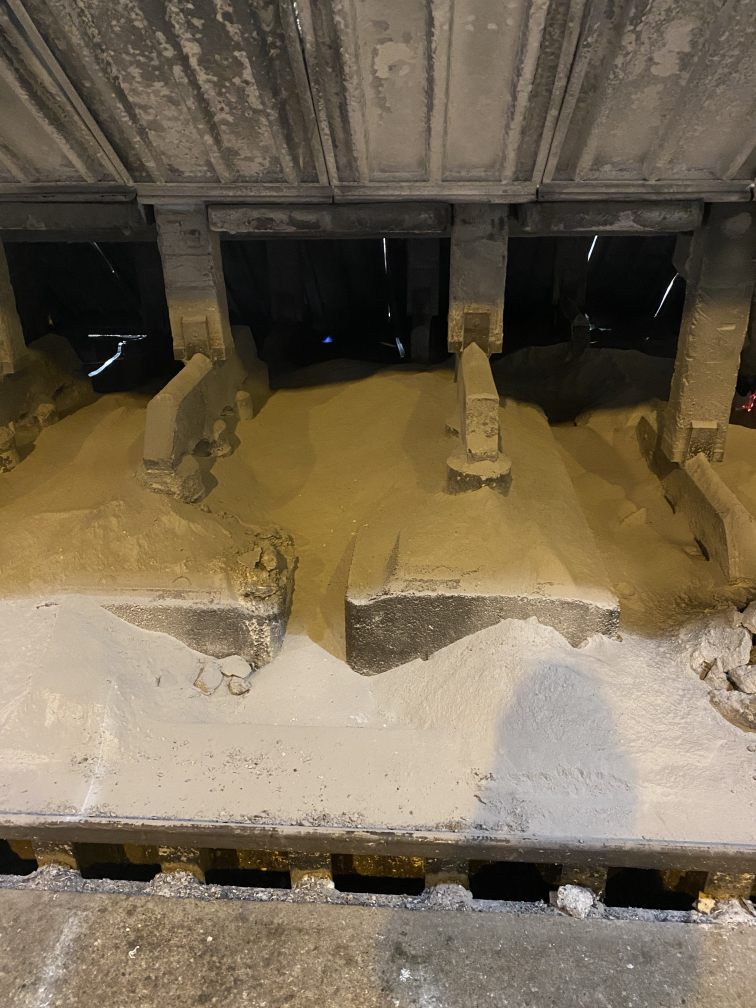
#> input picture Resources/Full_Image_set/IMG_3246.jpg, 3024 x 4032 px, found by its file name (shown at 1/4 size); its folder holds 4 pictures in this run
$ python Image_Resizer.py
#> lines starting #> are read from the running program, lines starting #| are printed output that depends on the picture
from PIL import Image
import os

input_folder = 'Resources/Full_image_set'
output_folder = 'Resources/Full_image_set_resized'
size = (1225, 816) # new size of the image

for filename in os.listdir(input_folder):
    if filename.startswith('GOP'):
        size = (1225, 816) # landscape size
    elif filename.startswith('IMG'):
        size = (816, 1225) # portrait size
    else:
        continue # skip files that don't match the pattern

    img = Image.open(os.path.join(input_folder, filename))
#> img is the input picture: PIL image 3024x4032 RGB; mean R, G, B 118.5, 105.2, 84.1
    w, h = img.size
#> w = 3024; h = 4032
    aspect_ratio = w / h
#> aspect_ratio = 0.75
    target_ratio = size[0] / size[1]

    if aspect_ratio > target_ratio:
        new_w = size[0]
        new_h = int(size[0] / aspect_ratio)
#> new_h = 1088
    else:
        new_w = int(size[1] * aspect_ratio)
        new_h = size[1]

    img_resized = img.resize((new_w, new_h), Image.LANCZOS)
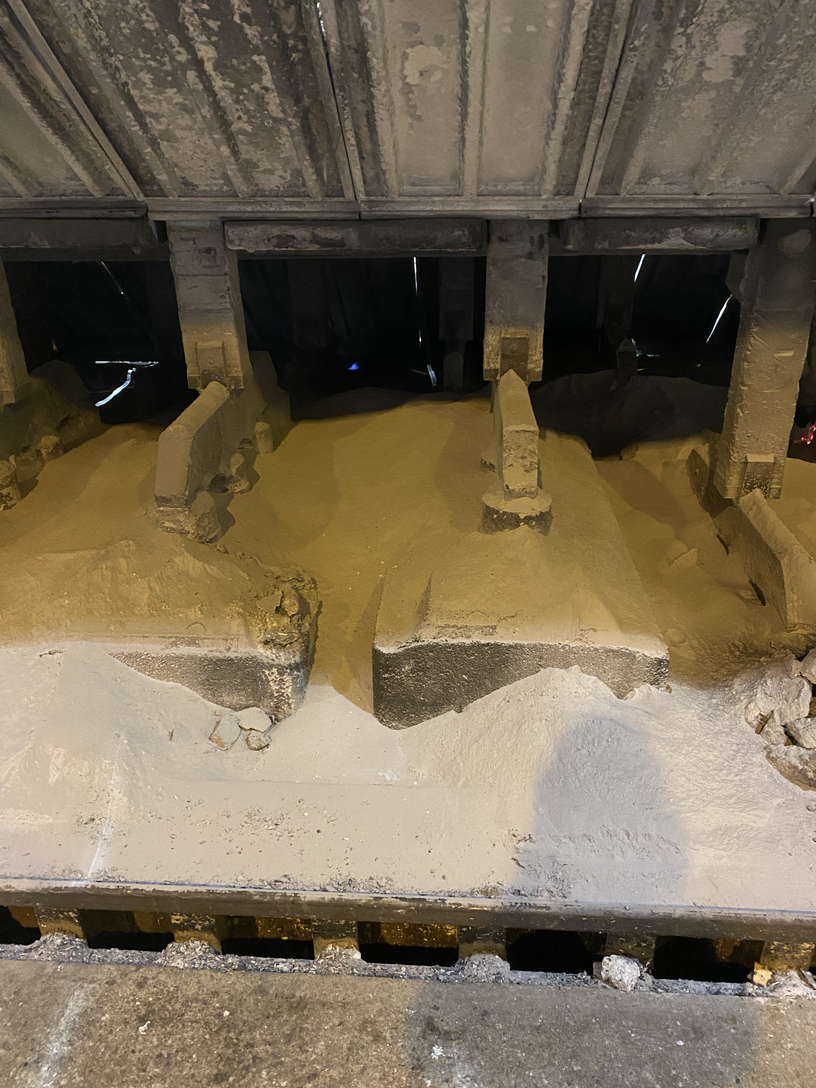
#> img_resized: PIL image 816x1088 RGB; mean R, G, B 118.5, 105.2, 84.1
    img_resized.save(os.path.join(output_folder, filename))
#> pass 2 of the loop `for filename in os.listdir(input_folder):`:
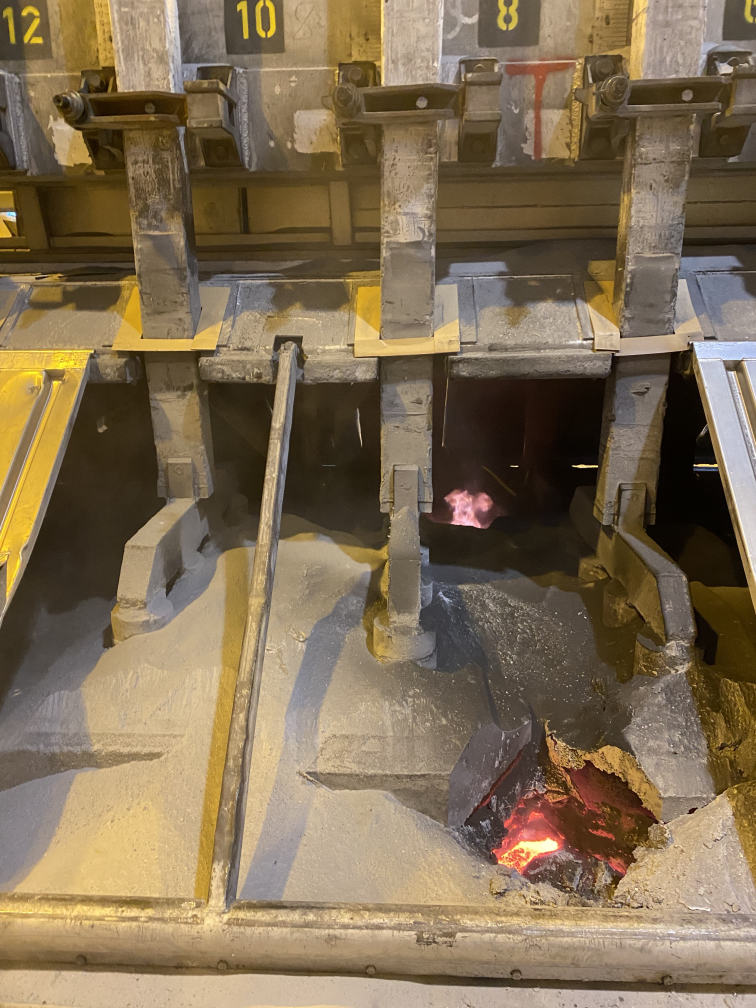
#> input picture Resources/Full_Image_set/IMG_3258.jpg, 3024 x 4032 px, found by its file name (shown at 1/4 size)
#> img is the input picture: PIL image 3024x4032 RGB; mean R, G, B 128.6, 110.3, 84
#> `img_resized = img.resize((new_w, new_h), Image.LANCZOS)`:
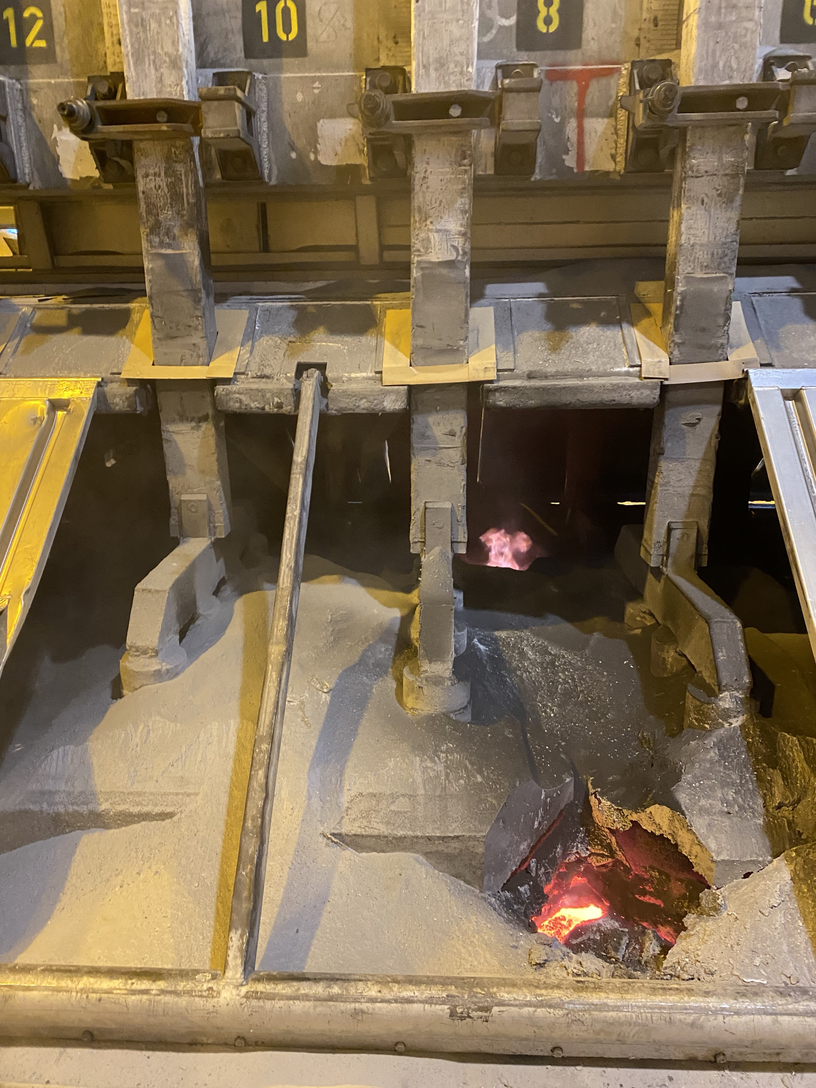
#> img_resized: PIL image 816x1088 RGB; mean R, G, B 128.6, 110.3, 84
#> pass 3 of the loop `for filename in os.listdir(input_folder):`:
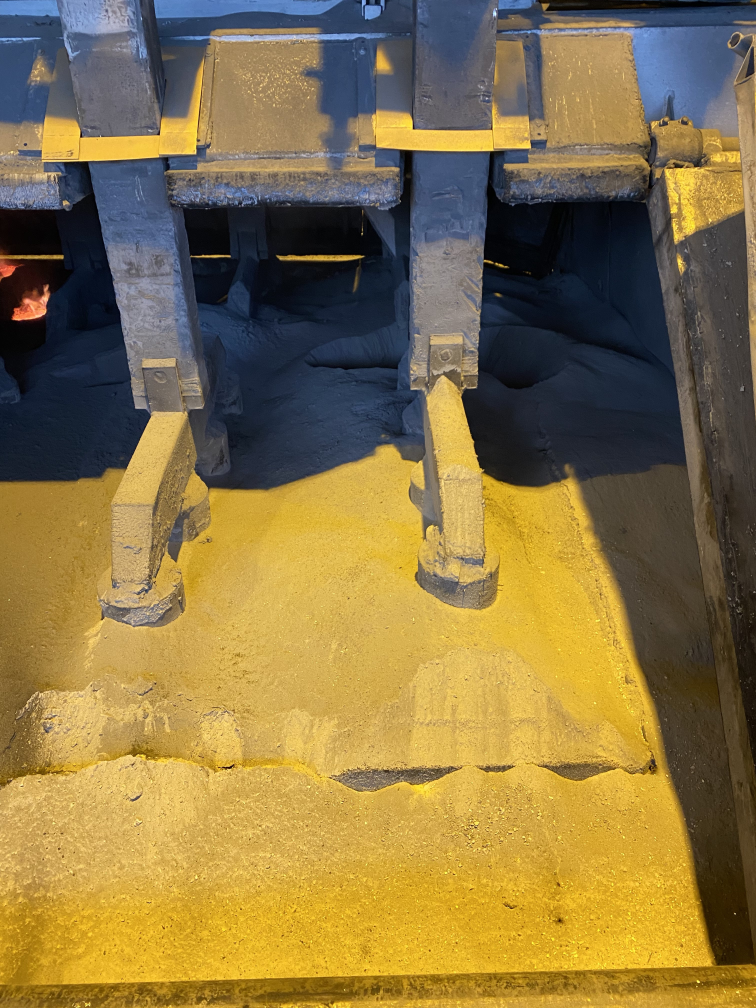
#> input picture Resources/Full_Image_set/IMG_3265.jpg, 3024 x 4032 px, found by its file name (shown at 1/4 size)
#> img is the input picture: PIL image 3024x4032 RGB; mean R, G, B 137.7, 117.6, 70
#> `img_resized = img.resize((new_w, new_h), Image.LANCZOS)`:
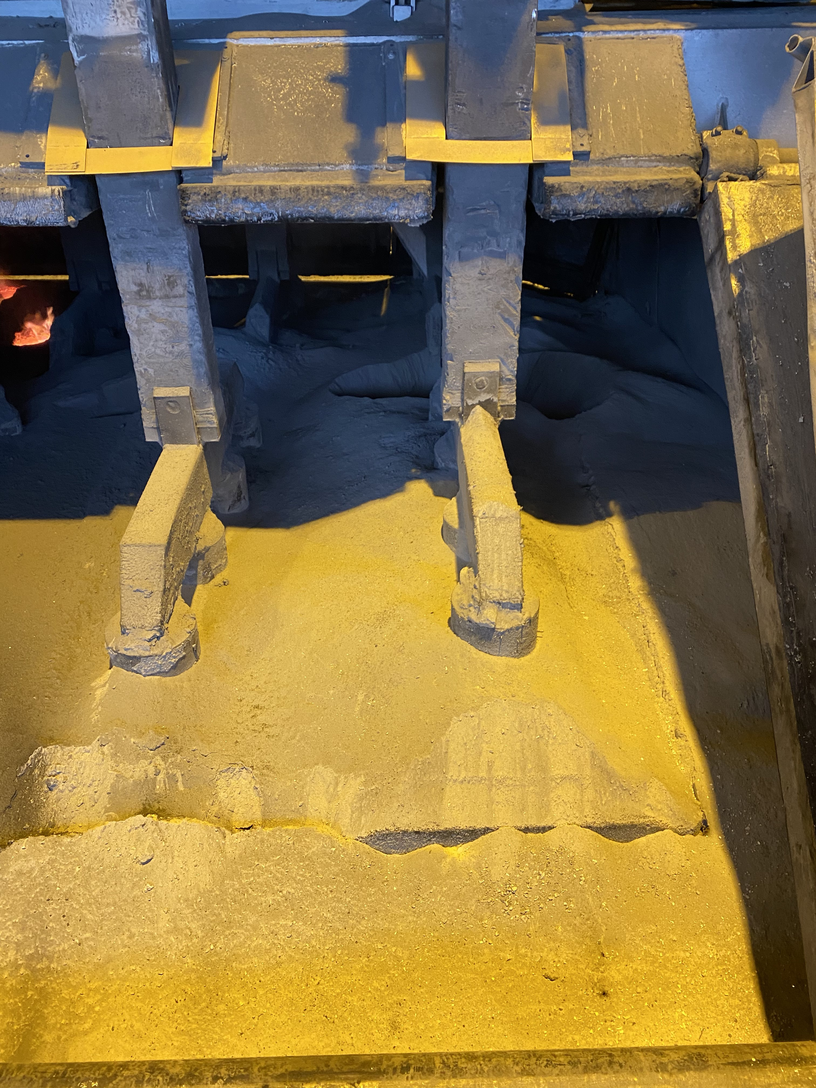
#> img_resized: PIL image 816x1088 RGB; mean R, G, B 137.7, 117.6, 70
#> the loop made 4 passes; the first 3 are shown
